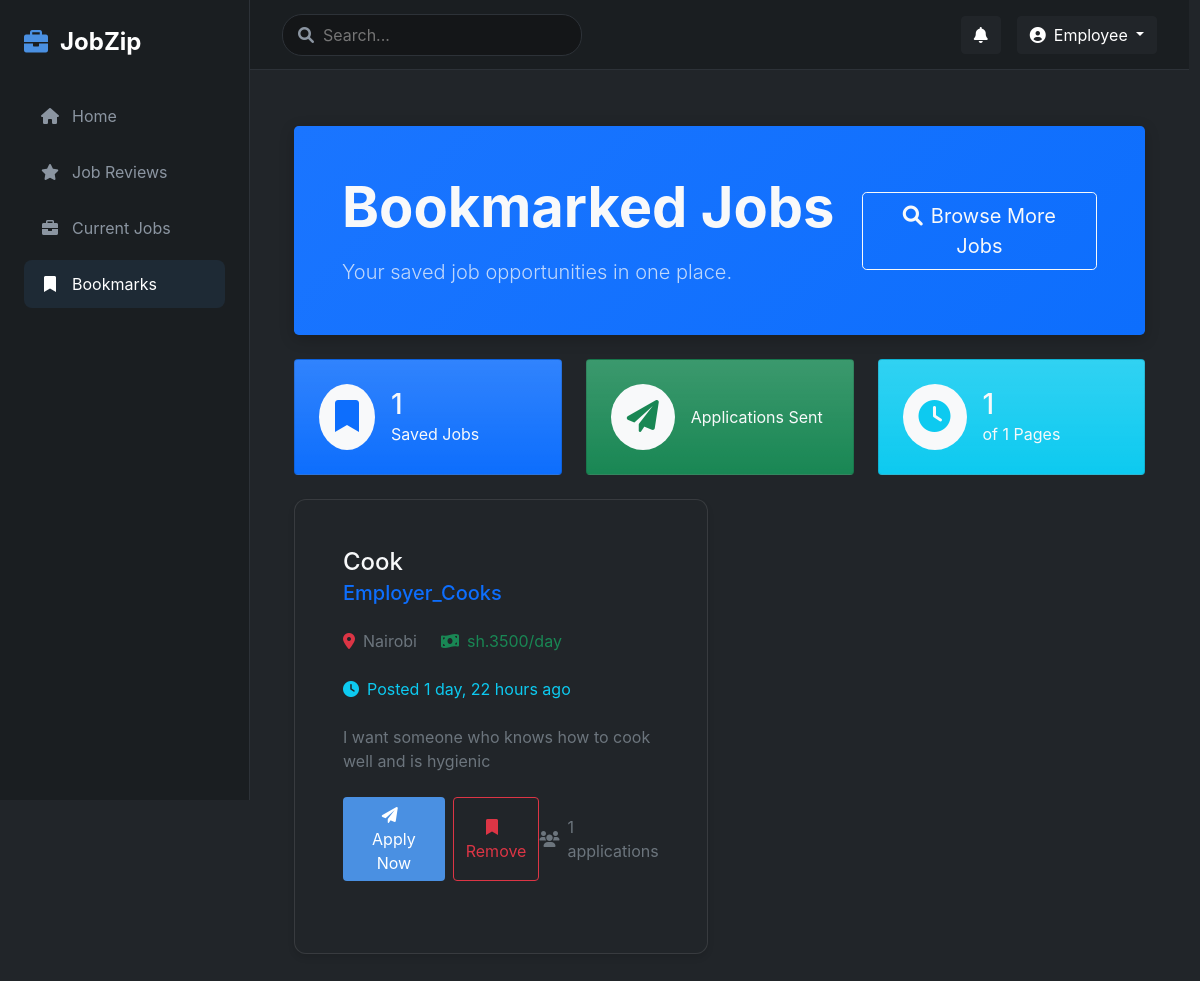
Before: /job/bookmarks/ (signed in) with the older database file.
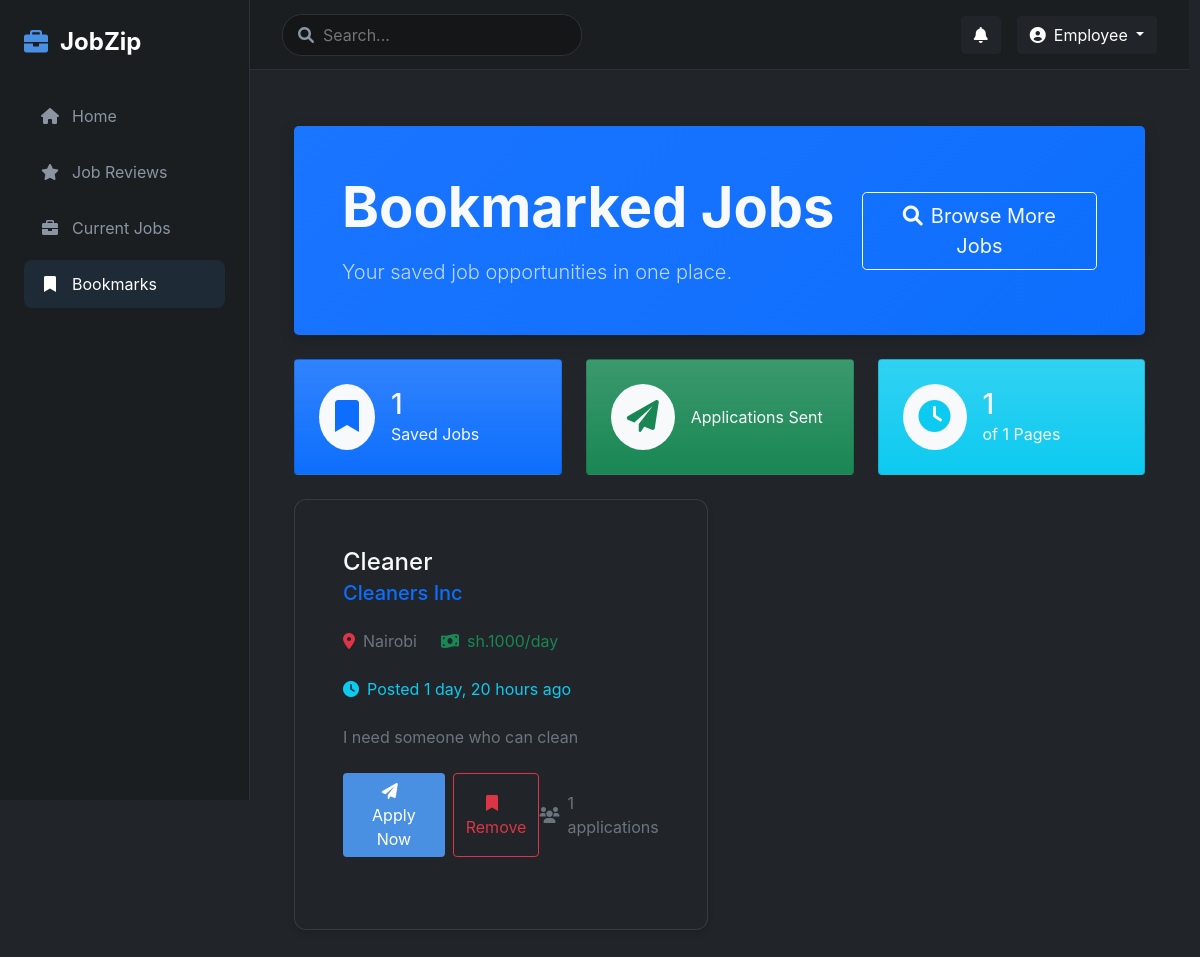
After: the same page with the newer database file.
### jobs/models.py (models this page shows, shortened)
class Job(models.Model):
    STATUS_CHOICES = (
        ('open', 'Open'),
        ('closed', 'Closed'),
    )
    employer = models.ForeignKey(User, on_delete=models.CASCADE, related_name='posted_jobs')
    title = models.CharField(max_length=200)
    description = models.TextField()
    location = models.CharField(max_length=100)
    duration = models.CharField(max_length=50)
    company = models.CharField(max_length=200)
    salary = models.CharField(max_length=100, help_text="e.g., $50,000/year or $25/hour", null=True, blank=True)
    employees_required = models.IntegerField()
    deadline = models.DateTimeField()
    created_at = models.DateTimeField(auto_now_add=True)
    status = models.CharField(max_length=10, choices=STATUS_CHOICES, default='open')
    company_pictures = models.ManyToManyField('CompanyPicture')

### jobs/views.py (the view)
# urls.py: path('job/bookmarks/', views.bookmarks, name='bookmarks'),
@login_required
def bookmarks(request):
    bookmarked_jobs = Job.objects.filter(
        bookmark__user=request.user,
        status='open'
    ).order_by('-created_at')
    paginator = Paginator(bookmarked_jobs, 6)  # 6 jobs per page
    page = request.GET.get('page')
    bookmarked_jobs = paginator.get_page(page)
    context = {
        'bookmarked_jobs': bookmarked_jobs,
    }
    return render(request, 'jobs/bookmarks.html', context)

### jobs/templates/jobs/bookmarks.html (shortened to what the changed rows need)
{% extends 'jobs/base.html' %}
{% load static %}
{% block content %}
<div class="container-fluid py-4">
    <div class="header-section text-light rounded-3 p-5 mb-4">
        <div class="row align-items-center">
            <div class="col-md-8">
                <h1 class="display-4 fw-bold mb-3">Bookmarked Jobs</h1>
            </div>
        </div>
    </div>
    <div class="row g-4">
        {% for job in bookmarked_jobs %}
        <div class="col-lg-6 mb-4 job-card-wrapper">
            <div class="card bg-dark h-100 job-card">
                <div class="card-body p-4">
                    <div class="d-flex justify-content-between align-items-start mb-3">
                        <div>
                            <h4 class="card-title mb-1">{{ job.title }}</h4>
                            <div class="text-primary h5 mb-2">{{ job.company }}</div>
                        </div>
                    </div>
                    <div class="mb-4">
                        <div class="d-flex flex-wrap gap-4">
                            <div class="text-muted d-flex align-items-center">
                                <i class="fas fa-map-marker-alt me-2 text-danger"></i>{{ job.location }}
                            </div>
                            <div class="text-success d-flex align-items-center">
                                <i class="fas fa-money-bill-wave me-2"></i>{{ job.salary }}
                            </div>
                            <div class="text-info d-flex align-items-center">
                                <i class="fas fa-clock me-2"></i>Posted {{ job.created_at|timesince }} ago
                            </div>
                        </div>
                    </div>
                    <p class="card-text text-muted mb-4">{{ job.description|truncatewords:50 }}</p>
                    <div class="d-flex justify-content-between align-items-center mt-auto">
                        <div class="d-flex gap-2">
                            <button type="button" class="btn btn-primary px-4" onclick="applyForJob({{ job.id }})">
                                <i class="fas fa-paper-plane me-2"></i>Apply Now
                            </button>
                            <button type="button" class="btn btn-outline-danger" onclick="toggleBookmark({{ job.id }}, this)">
                                <i class="fas fa-bookmark me-2"></i>Remove
                            </button>
                        </div>
                        <div class="text-muted d-flex align-items-center">
                            <i class="fas fa-users me-2"></i>
                            <span>{{ job.applications.count }} applications</span>
                        </div>
                    </div>
                </div>
            </div>
        </div>
        {% endfor %}
    </div>
</div>
{% endblock %}

Changed rows visible on the page:
no longer on this page (row unchanged): Job: title "Cook", company "Employer_Cooks", location "Nairobi", salary "sh.3500/day", created_at "1 day, 22 hours", description "I want someone who knows how to cook well and is hygienic", applications.count "1"
added Job: title "Cleaner", company "Cleaners Inc", location "Nairobi", salary "sh.1000/day", created_at "1 day, 20 hours", description "I need someone who can clean", applications.count "1"
